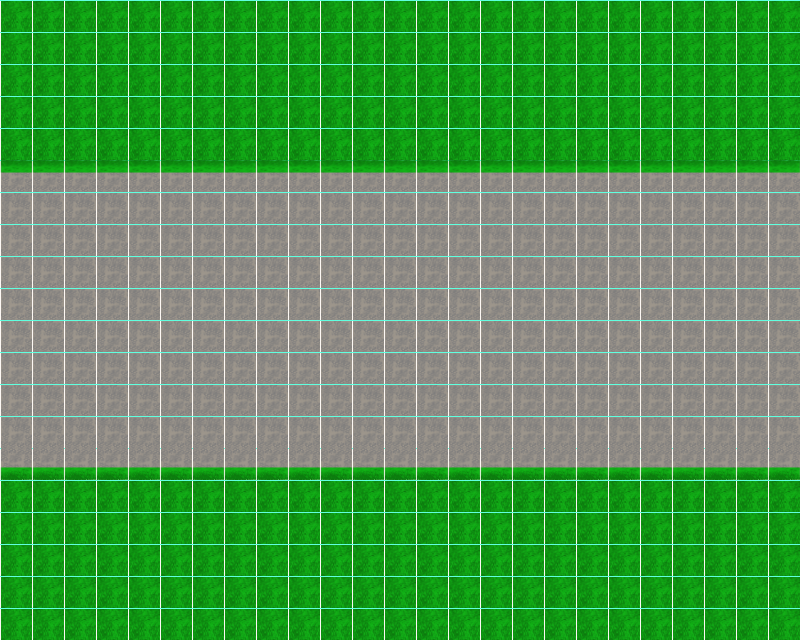

Tiled map render using the project's own tile images. Description and the whole map definition, tile-layer contents included, below:
An orthogonal 25x20 tile map with 32x32 px tiles, 1 tile layer (Calque de Tile 1).

<map version="1.0" tiledversion="1.0.2" orientation="orthogonal" renderorder="right-down" width="25" height="20" tilewidth="32" tileheight="32" backgroundcolor="#000000" nextobjectid="1">
 <tileset firstgid="1" source="Tilesets/land_tileset.tsx" />
 <layer name="Calque de Tile 1" width="25" height="20">
  <data encoding="csv">
1,1,1,1,1,1,1,1,1,1,1,1,1,1,1,1,1,1,1,1,1,1,1,1,1,
1,1,1,1,1,1,1,1,1,1,1,1,1,1,1,1,1,1,1,1,1,1,1,1,1,
1,1,1,1,1,1,1,1,1,1,1,1,1,1,1,1,1,1,1,1,1,1,1,1,1,
1,1,1,1,1,1,1,1,1,1,1,1,1,1,1,1,1,1,1,1,1,1,1,1,1,
1,1,1,1,1,1,1,1,1,1,1,1,1,1,1,1,1,1,1,1,1,1,1,1,1,
3,3,3,3,3,3,3,3,3,3,3,3,3,3,3,3,3,3,3,3,3,3,3,3,3,
15,15,15,15,15,15,15,15,15,15,15,15,15,15,15,15,15,15,15,15,15,15,15,15,15,
15,15,15,15,15,15,15,15,15,15,15,15,15,15,15,15,15,15,15,15,15,15,15,15,15,
15,15,15,15,15,15,15,15,15,15,15,15,15,15,15,15,15,15,15,15,15,15,15,15,15,
15,15,15,15,15,15,15,15,15,15,15,15,15,15,15,15,15,15,15,15,15,15,15,15,15,
15,15,15,15,15,15,15,15,15,15,15,15,15,15,15,15,15,15,15,15,15,15,15,15,15,
15,15,15,15,15,15,15,15,15,15,15,15,15,15,15,15,15,15,15,15,15,15,15,15,15,
15,15,15,15,15,15,15,15,15,15,15,15,15,15,15,15,15,15,15,15,15,15,15,15,15,
15,15,15,15,15,15,15,15,15,15,15,15,15,15,15,15,15,15,15,15,15,15,15,15,15,
27,27,27,27,27,27,27,27,27,27,27,27,27,27,27,27,27,27,27,27,27,27,27,27,27,
1,1,1,1,1,1,1,1,1,1,1,1,1,1,1,1,1,1,1,1,1,1,1,1,1,
1,1,1,1,1,1,1,1,1,1,1,1,1,1,1,1,1,1,1,1,1,1,1,1,1,
1,1,1,1,1,1,1,1,1,1,1,1,1,1,1,1,1,1,1,1,1,1,1,1,1,
1,1,1,1,1,1,1,1,1,1,1,1,1,1,1,1,1,1,1,1,1,1,1,1,1,
1,1,1,1,1,1,1,1,1,1,1,1,1,1,1,1,1,1,1,1,1,1,1,1,1
</data>
 </layer>
</map>